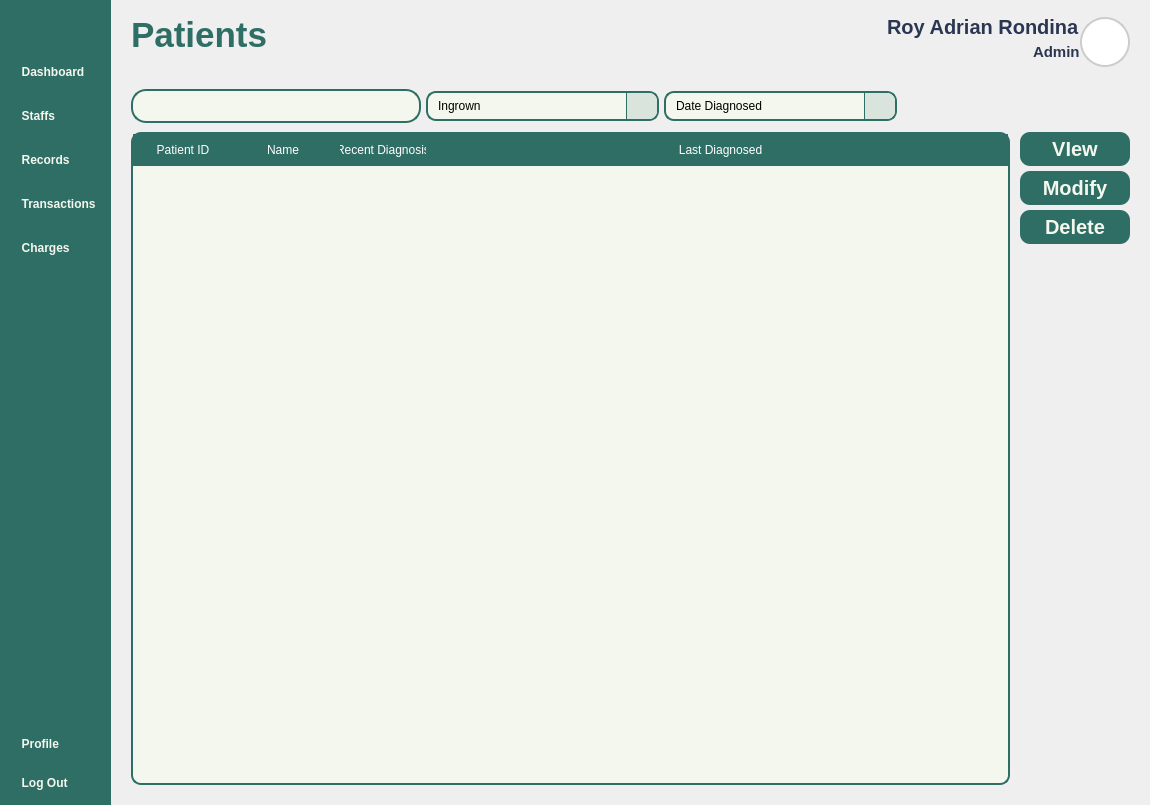
<?xml version="1.0" encoding="UTF-8"?>
<ui version="4.0">
 <class>MainWindow</class>
 <widget class="QMainWindow" name="MainWindow">
  <property name="windowModality">
   <enum>Qt::ApplicationModal</enum>
  </property>
  <property name="geometry">
   <rect>
    <x>0</x>
    <y>0</y>
    <width>1150</width>
    <height>805</height>
   </rect>
  </property>
  <property name="sizePolicy">
   <sizepolicy hsizetype="Expanding" vsizetype="Expanding">
    <horstretch>0</horstretch>
    <verstretch>0</verstretch>
   </sizepolicy>
  </property>
  <property name="baseSize">
   <size>
    <width>1150</width>
    <height>805</height>
   </size>
  </property>
  <property name="windowTitle">
   <string>MainWindow</string>
  </property>
  <property name="styleSheet">
   <string notr="true">*{
	padding: 0px;
	margin: 0px;
	border: 0px;
}
QPushButton {
	font: 900 16pt &quot;Satoshi Black&quot;;
	background-color: transparent;
 	border-radius: 10px;
	font-weight: bold;	
	color: #F4F7ED;
	text-align: left;
	padding: 5px 5px;
}
#NavBar {
    background-color: #2E6E65; 
}
QLabel {
	font: 900 10pt &quot;Satoshi Black&quot;;
	font-size: 20px;
	font-weight: bold;
	color: #2E6E65;
	qproperty-alignment: 'AlignLeft';
    qproperty-wordWrap: true;
	background: transparent;
}

</string>
  </property>
  <widget class="QWidget" name="centralwidget">
   <property name="sizePolicy">
    <sizepolicy hsizetype="Expanding" vsizetype="Expanding">
     <horstretch>0</horstretch>
     <verstretch>0</verstretch>
    </sizepolicy>
   </property>
   <layout class="QHBoxLayout" name="horizontalLayout_4">
    <property name="spacing">
     <number>0</number>
    </property>
    <property name="leftMargin">
     <number>0</number>
    </property>
    <property name="topMargin">
     <number>0</number>
    </property>
    <property name="rightMargin">
     <number>0</number>
    </property>
    <property name="bottomMargin">
     <number>0</number>
    </property>
    <item>
     <widget class="QWidget" name="NavBar" native="true">
      <property name="enabled">
       <bool>true</bool>
      </property>
      <property name="sizePolicy">
       <sizepolicy hsizetype="Fixed" vsizetype="Expanding">
        <horstretch>0</horstretch>
        <verstretch>0</verstretch>
       </sizepolicy>
      </property>
      <property name="minimumSize">
       <size>
        <width>0</width>
        <height>0</height>
       </size>
      </property>
      <property name="maximumSize">
       <size>
        <width>16777215</width>
        <height>16777215</height>
       </size>
      </property>
      <property name="autoFillBackground">
       <bool>false</bool>
      </property>
      <property name="styleSheet">
       <string notr="true"/>
      </property>
      <layout class="QVBoxLayout" name="verticalLayout">
       <property name="leftMargin">
        <number>10</number>
       </property>
       <property name="topMargin">
        <number>10</number>
       </property>
       <property name="rightMargin">
        <number>10</number>
       </property>
       <property name="bottomMargin">
        <number>10</number>
       </property>
       <item>
        <widget class="QPushButton" name="NavBarButton">
         <property name="toolTip">
          <string>View Main Dashboard</string>
         </property>
         <property name="styleSheet">
          <string notr="true">QPushButton {
	padding: 10px 8px;
}</string>
         </property>
         <property name="text">
          <string/>
         </property>
         <property name="icon">
          <iconset resource="../Images/resources.qrc">
           <normaloff>:/lucide/icons/align-justify.svg</normaloff>:/lucide/icons/align-justify.svg</iconset>
         </property>
         <property name="iconSize">
          <size>
           <width>35</width>
           <height>35</height>
          </size>
         </property>
        </widget>
       </item>
       <item>
        <spacer name="verticalSpacer_2">
         <property name="orientation">
          <enum>Qt::Vertical</enum>
         </property>
         <property name="sizeType">
          <enum>QSizePolicy::Preferred</enum>
         </property>
         <property name="sizeHint" stdset="0">
          <size>
           <width>10</width>
           <height>10</height>
          </size>
         </property>
        </spacer>
       </item>
       <item>
        <layout class="QVBoxLayout" name="MainButtons">
         <property name="spacing">
          <number>20</number>
         </property>
         <property name="sizeConstraint">
          <enum>QLayout::SetNoConstraint</enum>
         </property>
         <item>
          <widget class="QPushButton" name="DashboardButton">
           <property name="toolTip">
            <string>View Main Dashboard</string>
           </property>
           <property name="styleSheet">
            <string notr="true"/>
           </property>
           <property name="text">
            <string>  Dashboard</string>
           </property>
           <property name="icon">
            <iconset resource="../Images/resources.qrc">
             <normaloff>:/lucide/icons/layout-dashboard.svg</normaloff>:/lucide/icons/layout-dashboard.svg</iconset>
           </property>
           <property name="iconSize">
            <size>
             <width>40</width>
             <height>40</height>
            </size>
           </property>
          </widget>
         </item>
         <item>
          <widget class="QPushButton" name="StaffsButton">
           <property name="toolTip">
            <string>View Staff Record</string>
           </property>
           <property name="styleSheet">
            <string notr="true"/>
           </property>
           <property name="text">
            <string>  Staffs</string>
           </property>
           <property name="icon">
            <iconset resource="../Images/resources.qrc">
             <normaloff>:/lucide/icons/user-round-pen.svg</normaloff>:/lucide/icons/user-round-pen.svg</iconset>
           </property>
           <property name="iconSize">
            <size>
             <width>40</width>
             <height>40</height>
            </size>
           </property>
          </widget>
         </item>
         <item>
          <widget class="QPushButton" name="PatientsButton">
           <property name="toolTip">
            <string>View Patient Record</string>
           </property>
           <property name="styleSheet">
            <string notr="true">QPushButton{
	font: 900 20pt &quot;Satoshi Black&quot;;	
}</string>
           </property>
           <property name="text">
            <string>  Records</string>
           </property>
           <property name="icon">
            <iconset resource="../Images/resources.qrc">
             <normaloff>:/lucide/icons/file-text.svg</normaloff>:/lucide/icons/file-text.svg</iconset>
           </property>
           <property name="iconSize">
            <size>
             <width>40</width>
             <height>40</height>
            </size>
           </property>
          </widget>
         </item>
         <item>
          <widget class="QPushButton" name="TransactionsButton">
           <property name="toolTip">
            <string>View Transactions </string>
           </property>
           <property name="styleSheet">
            <string notr="true"/>
           </property>
           <property name="text">
            <string>  Transactions</string>
           </property>
           <property name="icon">
            <iconset resource="../Images/resources.qrc">
             <normaloff>:/lucide/icons/tickets.svg</normaloff>:/lucide/icons/tickets.svg</iconset>
           </property>
           <property name="iconSize">
            <size>
             <width>40</width>
             <height>40</height>
            </size>
           </property>
          </widget>
         </item>
         <item>
          <widget class="QPushButton" name="ChargesButton">
           <property name="toolTip">
            <string>View Reports and Overviews</string>
           </property>
           <property name="styleSheet">
            <string notr="true"/>
           </property>
           <property name="text">
            <string>  Charges</string>
           </property>
           <property name="icon">
            <iconset resource="../Images/resources.qrc">
             <normaloff>:/lucide/icons/chart-no-axes-combined.svg</normaloff>:/lucide/icons/chart-no-axes-combined.svg</iconset>
           </property>
           <property name="iconSize">
            <size>
             <width>40</width>
             <height>40</height>
            </size>
           </property>
          </widget>
         </item>
        </layout>
       </item>
       <item>
        <spacer name="verticalSpacer">
         <property name="orientation">
          <enum>Qt::Vertical</enum>
         </property>
         <property name="sizeHint" stdset="0">
          <size>
           <width>20</width>
           <height>40</height>
          </size>
         </property>
        </spacer>
       </item>
       <item>
        <layout class="QVBoxLayout" name="SettingButtons">
         <property name="spacing">
          <number>15</number>
         </property>
         <item>
          <widget class="QPushButton" name="ProfileButton">
           <property name="toolTip">
            <string>View Profile Settings</string>
           </property>
           <property name="styleSheet">
            <string notr="true"/>
           </property>
           <property name="text">
            <string>  Profile</string>
           </property>
           <property name="icon">
            <iconset resource="../Images/resources.qrc">
             <normaloff>:/lucide/icons/user-round-cog.svg</normaloff>:/lucide/icons/user-round-cog.svg</iconset>
           </property>
           <property name="iconSize">
            <size>
             <width>40</width>
             <height>40</height>
            </size>
           </property>
          </widget>
         </item>
         <item alignment="Qt::AlignVCenter">
          <widget class="QPushButton" name="LogOutButton">
           <property name="toolTip">
            <string>Log Out from your Account</string>
           </property>
           <property name="styleSheet">
            <string notr="true"/>
           </property>
           <property name="text">
            <string>  Log Out</string>
           </property>
           <property name="icon">
            <iconset resource="../Images/resources.qrc">
             <normaloff>:/lucide/icons/log-out.svg</normaloff>:/lucide/icons/log-out.svg</iconset>
           </property>
           <property name="iconSize">
            <size>
             <width>40</width>
             <height>40</height>
            </size>
           </property>
          </widget>
         </item>
        </layout>
       </item>
      </layout>
     </widget>
    </item>
    <item>
     <widget class="QFrame" name="MainBodyContainer">
      <property name="enabled">
       <bool>true</bool>
      </property>
      <property name="sizePolicy">
       <sizepolicy hsizetype="Expanding" vsizetype="Expanding">
        <horstretch>0</horstretch>
        <verstretch>0</verstretch>
       </sizepolicy>
      </property>
      <property name="styleSheet">
       <string notr="true">#Header {
	padding: 10px 20px;
padding-top: 15px;
}
QLabel {
    padding: 0px; 
}
#UserType {
	font: 300 10pt &quot;Lexend Light&quot;;
	font-size: 15px;
	color: #2B3752;
}
#UserName {
	font: 600 10pt &quot;Lexend SemiBold&quot;;
	font-size: 20px;
	color: #2B3752;
}
#InterfaceTitle{
	font-size: 35px;
}
QGraphicsView {
    border: 2px solid #ccc; 
    border-radius: 25px;
    background: white; 
}

</string>
      </property>
      <property name="frameShape">
       <enum>QFrame::StyledPanel</enum>
      </property>
      <property name="frameShadow">
       <enum>QFrame::Raised</enum>
      </property>
      <layout class="QVBoxLayout" name="verticalLayout_2">
       <property name="spacing">
        <number>0</number>
       </property>
       <property name="leftMargin">
        <number>0</number>
       </property>
       <property name="topMargin">
        <number>0</number>
       </property>
       <property name="rightMargin">
        <number>0</number>
       </property>
       <property name="bottomMargin">
        <number>0</number>
       </property>
       <item alignment="Qt::AlignTop">
        <widget class="QFrame" name="Header">
         <property name="sizePolicy">
          <sizepolicy hsizetype="Expanding" vsizetype="Expanding">
           <horstretch>0</horstretch>
           <verstretch>0</verstretch>
          </sizepolicy>
         </property>
         <property name="minimumSize">
          <size>
           <width>0</width>
           <height>80</height>
          </size>
         </property>
         <property name="maximumSize">
          <size>
           <width>16777215</width>
           <height>80</height>
          </size>
         </property>
         <property name="cursor">
          <cursorShape>ArrowCursor</cursorShape>
         </property>
         <property name="frameShape">
          <enum>QFrame::StyledPanel</enum>
         </property>
         <property name="frameShadow">
          <enum>QFrame::Raised</enum>
         </property>
         <layout class="QHBoxLayout" name="horizontalLayout_3">
          <property name="spacing">
           <number>0</number>
          </property>
          <property name="leftMargin">
           <number>0</number>
          </property>
          <property name="topMargin">
           <number>0</number>
          </property>
          <property name="rightMargin">
           <number>0</number>
          </property>
          <property name="bottomMargin">
           <number>0</number>
          </property>
          <item>
           <widget class="QLabel" name="InterfaceTitle">
            <property name="layoutDirection">
             <enum>Qt::LeftToRight</enum>
            </property>
            <property name="text">
             <string>Patients</string>
            </property>
            <property name="alignment">
             <set>Qt::AlignLeading</set>
            </property>
           </widget>
          </item>
          <item>
           <layout class="QHBoxLayout" name="UserPanel">
            <property name="rightMargin">
             <number>0</number>
            </property>
            <item>
             <layout class="QVBoxLayout" name="UserInfo">
              <property name="spacing">
               <number>0</number>
              </property>
              <item alignment="Qt::AlignRight">
               <widget class="QLabel" name="UserName">
                <property name="text">
                 <string>Roy Adrian Rondina</string>
                </property>
                <property name="alignment">
                 <set>Qt::AlignLeading</set>
                </property>
               </widget>
              </item>
              <item alignment="Qt::AlignRight">
               <widget class="QLabel" name="UserType">
                <property name="text">
                 <string>Admin</string>
                </property>
                <property name="alignment">
                 <set>Qt::AlignLeading</set>
                </property>
               </widget>
              </item>
             </layout>
            </item>
            <item>
             <widget class="QFrame" name="Profile">
              <property name="sizePolicy">
               <sizepolicy hsizetype="Fixed" vsizetype="Fixed">
                <horstretch>0</horstretch>
                <verstretch>0</verstretch>
               </sizepolicy>
              </property>
              <property name="minimumSize">
               <size>
                <width>50</width>
                <height>50</height>
               </size>
              </property>
              <property name="maximumSize">
               <size>
                <width>50</width>
                <height>50</height>
               </size>
              </property>
              <property name="frameShape">
               <enum>QFrame::StyledPanel</enum>
              </property>
              <property name="frameShadow">
               <enum>QFrame::Raised</enum>
              </property>
              <layout class="QVBoxLayout" name="verticalLayout_3">
               <property name="spacing">
                <number>0</number>
               </property>
               <property name="leftMargin">
                <number>0</number>
               </property>
               <property name="topMargin">
                <number>0</number>
               </property>
               <property name="rightMargin">
                <number>0</number>
               </property>
               <property name="bottomMargin">
                <number>0</number>
               </property>
               <item>
                <widget class="QGraphicsView" name="ProfilePic">
                 <property name="enabled">
                  <bool>true</bool>
                 </property>
                 <property name="sizePolicy">
                  <sizepolicy hsizetype="Preferred" vsizetype="Preferred">
                   <horstretch>0</horstretch>
                   <verstretch>0</verstretch>
                  </sizepolicy>
                 </property>
                 <property name="minimumSize">
                  <size>
                   <width>0</width>
                   <height>0</height>
                  </size>
                 </property>
                </widget>
               </item>
              </layout>
             </widget>
            </item>
           </layout>
          </item>
         </layout>
        </widget>
       </item>
       <item>
        <widget class="QFrame" name="Body">
         <property name="sizePolicy">
          <sizepolicy hsizetype="Expanding" vsizetype="Expanding">
           <horstretch>0</horstretch>
           <verstretch>0</verstretch>
          </sizepolicy>
         </property>
         <property name="styleSheet">
          <string notr="true">QTableWidget {
    background-color: #F4F7ED;
    gridline-color: #D9E4DC;
    border: 2px solid #2E6E65;
    border-radius: 9px; 
}

QTableWidget::item {
    border: 1px solid #2E6E65;
}

QTableWidget::item:alternate {
    background-color: #E0E0E0;  
}

QTableWidget QHeaderView::section {
    background-color: #2E6E65;
    color: white;
    padding: 5px;
    font: bold 14px &quot;Segoe UI&quot;;
	border: 2px solid #2E6E65;
}

QTableWidget::item:selected {
    background-color: #CCE3D0;
    color: #2E6E65;
}
</string>
         </property>
         <property name="frameShape">
          <enum>QFrame::StyledPanel</enum>
         </property>
         <property name="frameShadow">
          <enum>QFrame::Raised</enum>
         </property>
         <layout class="QVBoxLayout" name="verticalLayout_4">
          <property name="leftMargin">
           <number>0</number>
          </property>
          <property name="topMargin">
           <number>0</number>
          </property>
          <property name="rightMargin">
           <number>0</number>
          </property>
          <property name="bottomMargin">
           <number>0</number>
          </property>
          <item>
           <widget class="QWidget" name="BodyLayout" native="true">
            <layout class="QVBoxLayout" name="verticalLayout_5">
             <property name="spacing">
              <number>0</number>
             </property>
             <property name="leftMargin">
              <number>20</number>
             </property>
             <property name="topMargin">
              <number>0</number>
             </property>
             <property name="rightMargin">
              <number>20</number>
             </property>
             <property name="bottomMargin">
              <number>20</number>
             </property>
             <item alignment="Qt::AlignTop">
              <widget class="QWidget" name="Buttons" native="true">
               <property name="sizePolicy">
                <sizepolicy hsizetype="Expanding" vsizetype="Preferred">
                 <horstretch>0</horstretch>
                 <verstretch>0</verstretch>
                </sizepolicy>
               </property>
               <property name="minimumSize">
                <size>
                 <width>0</width>
                 <height>0</height>
                </size>
               </property>
               <property name="styleSheet">
                <string notr="true">#SearchBar {
	background-color: #F4F7ED;
	border: 2px solid #2E6E65; 
    border-radius: 15px;
}
#Search{
	background-color: transparent ;
	font: 300 14pt &quot;Lexend Light&quot;;
}
#AddUserButton {
	padding: 0px 30px;
	text-align: center;
}
QComboBox {
    background-color: #F4F7ED;
    border: 2px solid #2E6E65;
    border-radius: 10px;
    padding: 5px 10px;
	font: 300 12pt &quot;Lexend Light&quot;;
}
QComboBox::drop-down {
    subcontrol-origin: padding;
    subcontrol-position: top right;
    width: 30px;
    border-left: 1px solid #2E6E65;
    background-color: #D9E4DC;
    border-top-right-radius: 8px;
    border-bottom-right-radius: 8px;
}
QComboBox::down-arrow {
    image: url(:/lucide/icons/chevron-down.svg);
    width: 20px;
    height: 20px;
}
QComboBox QAbstractItemView {
    background-color: #F4F7ED;
    selection-background-color: #CCE3D0;
    border: 1px solid #2E6E65;
    border-radius: 2px;
    outline: 0;  
	font: 300 12pt &quot;Lexend Light&quot;;
}

</string>
               </property>
               <layout class="QHBoxLayout" name="horizontalLayout">
                <property name="spacing">
                 <number>5</number>
                </property>
                <property name="leftMargin">
                 <number>0</number>
                </property>
                <property name="rightMargin">
                 <number>0</number>
                </property>
                <item>
                 <widget class="QWidget" name="SearchBar" native="true">
                  <property name="sizePolicy">
                   <sizepolicy hsizetype="Expanding" vsizetype="Fixed">
                    <horstretch>0</horstretch>
                    <verstretch>0</verstretch>
                   </sizepolicy>
                  </property>
                  <property name="minimumSize">
                   <size>
                    <width>290</width>
                    <height>0</height>
                   </size>
                  </property>
                  <property name="maximumSize">
                   <size>
                    <width>400</width>
                    <height>16777215</height>
                   </size>
                  </property>
                  <layout class="QHBoxLayout" name="horizontalLayout_2">
                   <property name="spacing">
                    <number>0</number>
                   </property>
                   <property name="leftMargin">
                    <number>5</number>
                   </property>
                   <property name="topMargin">
                    <number>5</number>
                   </property>
                   <property name="rightMargin">
                    <number>0</number>
                   </property>
                   <property name="bottomMargin">
                    <number>5</number>
                   </property>
                   <item>
                    <widget class="QLineEdit" name="Search">
                     <property name="sizePolicy">
                      <sizepolicy hsizetype="Expanding" vsizetype="Expanding">
                       <horstretch>0</horstretch>
                       <verstretch>0</verstretch>
                      </sizepolicy>
                     </property>
                     <property name="text">
                      <string/>
                     </property>
                    </widget>
                   </item>
                   <item>
                    <widget class="QPushButton" name="SearchButton">
                     <property name="text">
                      <string/>
                     </property>
                     <property name="icon">
                      <iconset resource="../Images/resources.qrc">
                       <normaloff>:/lucide/icons/search.svg</normaloff>:/lucide/icons/search.svg</iconset>
                     </property>
                     <property name="iconSize">
                      <size>
                       <width>30</width>
                       <height>30</height>
                      </size>
                     </property>
                    </widget>
                   </item>
                  </layout>
                 </widget>
                </item>
                <item>
                 <widget class="QComboBox" name="SortByBox">
                  <property name="sizePolicy">
                   <sizepolicy hsizetype="Expanding" vsizetype="Fixed">
                    <horstretch>0</horstretch>
                    <verstretch>0</verstretch>
                   </sizepolicy>
                  </property>
                  <property name="minimumSize">
                   <size>
                    <width>0</width>
                    <height>0</height>
                   </size>
                  </property>
                  <property name="maximumSize">
                   <size>
                    <width>250</width>
                    <height>16777215</height>
                   </size>
                  </property>
                  <item>
                   <property name="text">
                    <string>Ingrown</string>
                   </property>
                  </item>
                  <item>
                   <property name="text">
                    <string>Kabag</string>
                   </property>
                  </item>
                  <item>
                   <property name="text">
                    <string>Panuhot</string>
                   </property>
                  </item>
                 </widget>
                </item>
                <item>
                 <widget class="QComboBox" name="SortOrderBox">
                  <property name="sizePolicy">
                   <sizepolicy hsizetype="Expanding" vsizetype="Fixed">
                    <horstretch>0</horstretch>
                    <verstretch>0</verstretch>
                   </sizepolicy>
                  </property>
                  <property name="minimumSize">
                   <size>
                    <width>0</width>
                    <height>0</height>
                   </size>
                  </property>
                  <property name="maximumSize">
                   <size>
                    <width>250</width>
                    <height>16777215</height>
                   </size>
                  </property>
                  <item>
                   <property name="text">
                    <string>Date Diagnosed</string>
                   </property>
                  </item>
                  <item>
                   <property name="text">
                    <string>Gender</string>
                   </property>
                  </item>
                  <item>
                   <property name="text">
                    <string>Name (Aphabetical)</string>
                   </property>
                  </item>
                 </widget>
                </item>
                <item>
                 <spacer name="horizontalSpacer">
                  <property name="orientation">
                   <enum>Qt::Horizontal</enum>
                  </property>
                  <property name="sizeHint" stdset="0">
                   <size>
                    <width>30</width>
                    <height>20</height>
                   </size>
                  </property>
                 </spacer>
                </item>
               </layout>
              </widget>
             </item>
             <item>
              <widget class="QWidget" name="Patient" native="true">
               <property name="sizePolicy">
                <sizepolicy hsizetype="Expanding" vsizetype="Expanding">
                 <horstretch>0</horstretch>
                 <verstretch>0</verstretch>
                </sizepolicy>
               </property>
               <property name="styleSheet">
                <string notr="true">QPushButton {
	font: 900 10pt &quot;Satoshi Black&quot;;
	background-color:  #2E6E65;
	border-radius: 10px;
	font-weight: bold;	
	font-size: 20px;
	color: #F4F7ED;
	text-align: center;
}</string>
               </property>
               <layout class="QHBoxLayout" name="horizontalLayout_5">
                <property name="spacing">
                 <number>10</number>
                </property>
                <property name="leftMargin">
                 <number>0</number>
                </property>
                <property name="topMargin">
                 <number>0</number>
                </property>
                <property name="rightMargin">
                 <number>0</number>
                </property>
                <property name="bottomMargin">
                 <number>0</number>
                </property>
                <item>
                 <widget class="QScrollArea" name="scrollArea">
                  <property name="styleSheet">
                   <string notr="true">QScrollBar:vertical {
     background: transparent;
     width: 10px;
	border-radius: 5px;
}
QScrollBar::handle:vertical {
    	background: #C0C0C0;
    	border-radius: 5px;
}
QScrollBar::handle:vertical:hover {
    	background: #A0A0A0;
}
QScrollBar::add-line:vertical,
QScrollBar::sub-line:vertical{
    	background: none;
    	border: none;
}

</string>
                  </property>
                  <property name="widgetResizable">
                   <bool>true</bool>
                  </property>
                  <widget class="QWidget" name="scrollAreaWidgetContents">
                   <property name="geometry">
                    <rect>
                     <x>0</x>
                     <y>0</y>
                     <width>775</width>
                     <height>637</height>
                    </rect>
                   </property>
                   <layout class="QVBoxLayout" name="verticalLayout_7">
                    <property name="spacing">
                     <number>0</number>
                    </property>
                    <property name="leftMargin">
                     <number>0</number>
                    </property>
                    <property name="topMargin">
                     <number>0</number>
                    </property>
                    <property name="rightMargin">
                     <number>0</number>
                    </property>
                    <property name="bottomMargin">
                     <number>0</number>
                    </property>
                    <item>
                     <widget class="QTableWidget" name="PatientTable">
                      <property name="styleSheet">
                       <string notr="true">QTableWidget {
	background-color: #F4F7ED;
	gridline-color: transparent;
	border-radius: 10px;
}
QTableWidget::item {
	border: none;
	font: 16pt &quot;Lexend&quot;;
}
QTableWidget::item:selected {
	background-color: rgba(46, 110, 101, 0.3);
}
QTableWidget QHeaderView::section {
	background-color: #2E6E65;
	color: white;
	padding: 5px;
	font: 18px &quot;Lexend Medium&quot;;
	border: 2px solid #2E6E65;
}</string>
                      </property>
                      <property name="sizeAdjustPolicy">
                       <enum>QAbstractScrollArea::AdjustToContents</enum>
                      </property>
                      <property name="cornerButtonEnabled">
                       <bool>true</bool>
                      </property>
                      <property name="columnCount">
                       <number>4</number>
                      </property>
                      <attribute name="horizontalHeaderHighlightSections">
                       <bool>true</bool>
                      </attribute>
                      <attribute name="horizontalHeaderStretchLastSection">
                       <bool>true</bool>
                      </attribute>
                      <column>
                       <property name="text">
                        <string>Patient ID</string>
                       </property>
                      </column>
                      <column>
                       <property name="text">
                        <string>Name</string>
                       </property>
                      </column>
                      <column>
                       <property name="text">
                        <string>Recent Diagnosis</string>
                       </property>
                      </column>
                      <column>
                       <property name="text">
                        <string>Last Diagnosed</string>
                       </property>
                      </column>
                     </widget>
                    </item>
                   </layout>
                  </widget>
                 </widget>
                </item>
                <item alignment="Qt::AlignTop">
                 <widget class="QWidget" name="widget" native="true">
                  <property name="sizePolicy">
                   <sizepolicy hsizetype="Fixed" vsizetype="Preferred">
                    <horstretch>0</horstretch>
                    <verstretch>0</verstretch>
                   </sizepolicy>
                  </property>
                  <property name="minimumSize">
                   <size>
                    <width>110</width>
                    <height>0</height>
                   </size>
                  </property>
                  <layout class="QVBoxLayout" name="verticalLayout_6">
                   <property name="spacing">
                    <number>5</number>
                   </property>
                   <property name="leftMargin">
                    <number>0</number>
                   </property>
                   <property name="topMargin">
                    <number>0</number>
                   </property>
                   <property name="rightMargin">
                    <number>0</number>
                   </property>
                   <property name="bottomMargin">
                    <number>0</number>
                   </property>
                   <item>
                    <widget class="QPushButton" name="View">
                     <property name="text">
                      <string>VIew</string>
                     </property>
                    </widget>
                   </item>
                   <item>
                    <widget class="QPushButton" name="Modify">
                     <property name="text">
                      <string>Modify</string>
                     </property>
                    </widget>
                   </item>
                   <item>
                    <widget class="QPushButton" name="DeletePatient">
                     <property name="text">
                      <string>Delete</string>
                     </property>
                    </widget>
                   </item>
                  </layout>
                 </widget>
                </item>
               </layout>
              </widget>
             </item>
            </layout>
           </widget>
          </item>
         </layout>
        </widget>
       </item>
      </layout>
     </widget>
    </item>
   </layout>
   <zorder>MainBodyContainer</zorder>
   <zorder>NavBar</zorder>
  </widget>
 </widget>
 <resources>
  <include location="../Images/resources.qrc"/>
 </resources>
 <connections/>
</ui>
